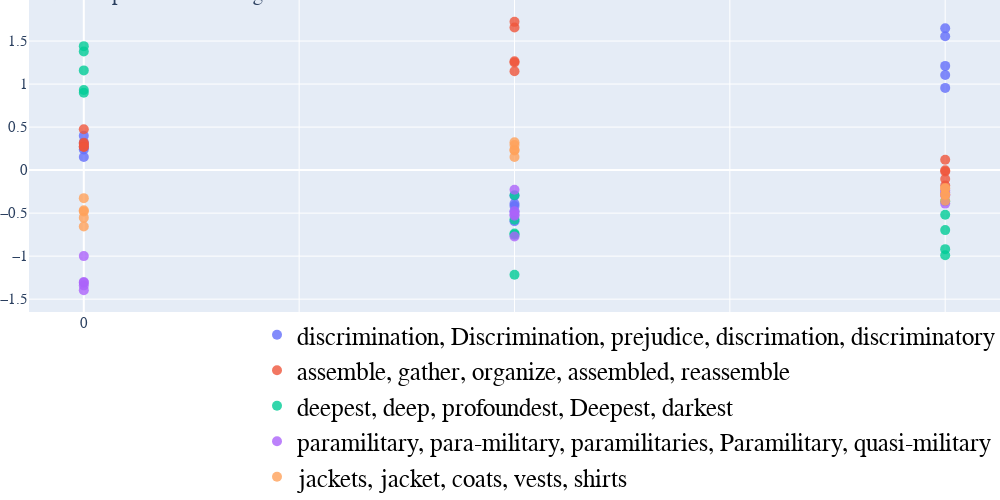
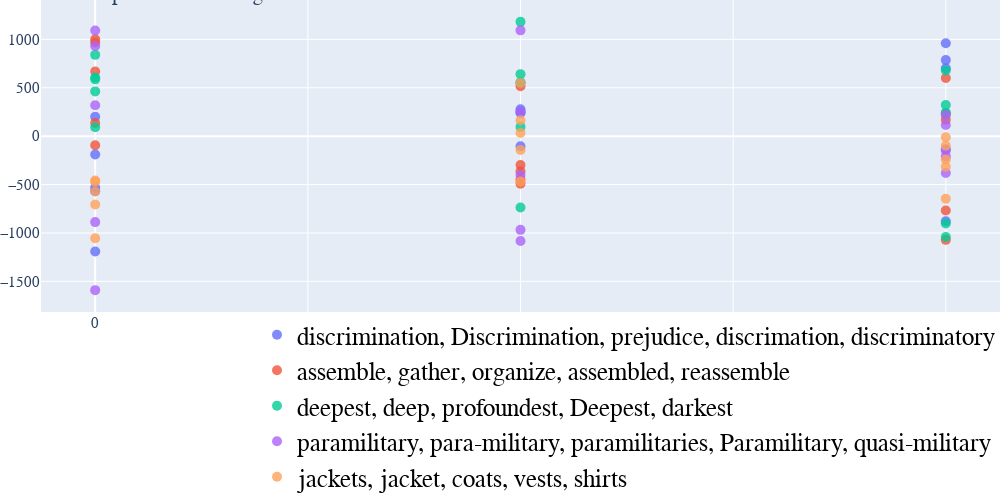
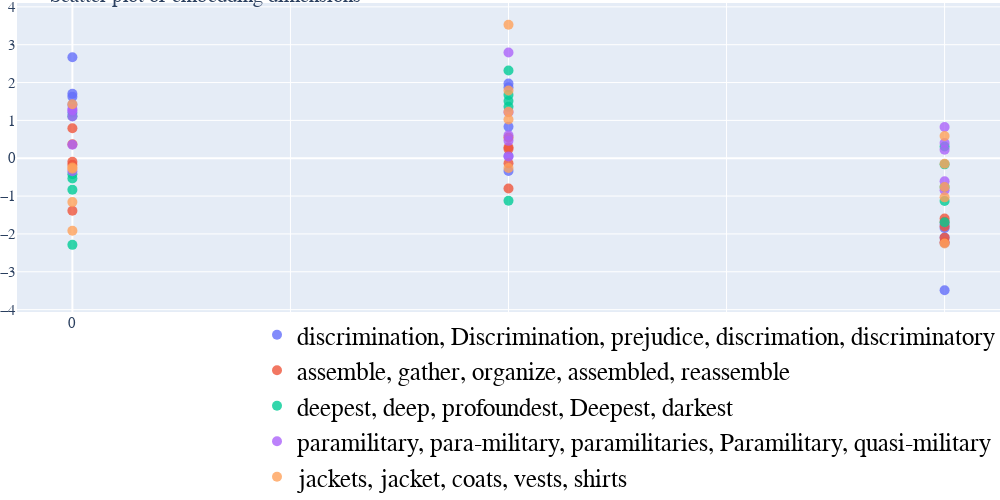
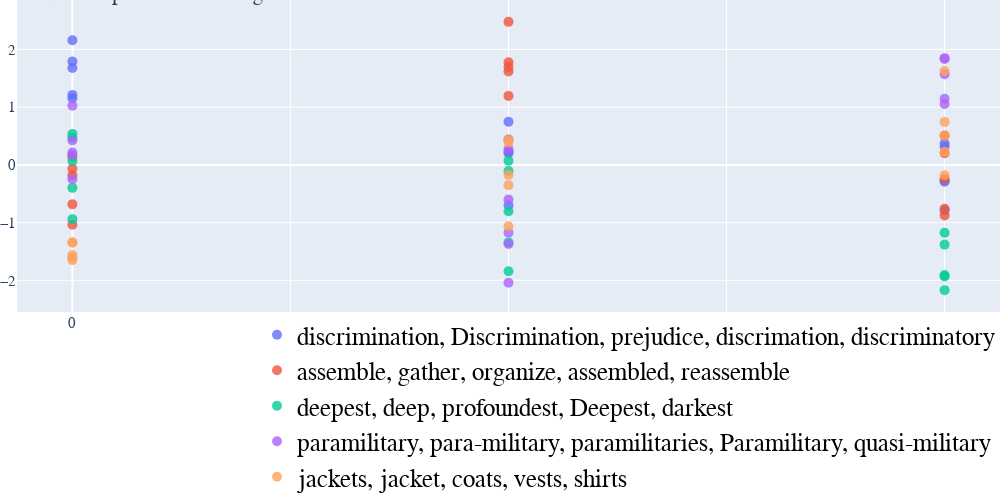

Source (notebook cell) for these figures, in order:
### Code cell
D = 3
experiment.PCA_reduce_dimensionality(D)
experiment.TSNE_reduce_dimensionality(D)
experiment.stream_hash_projection(D)
experiment.umap_projection(D)
experiment.mds_projection(D)

for method in ["PCA", "TSNE", "Streamhash", "MDS", "UMAP"]:
    print(method, D)
    visualize_embedding_dimensions(
        experiment.embeddings[method][D]
    )

### Figure 1 — Plotly figure (JSON) as saved in the notebook; plotly's stock layout.template omitted (floating-point values rounded to 4 significant figures)
{"data": [{"marker": {"color": 2, "opacity": 0.8, "size": 10}, "mode": "markers+text", "name": "discrimination, Discrimination, prejudice, discrimation, discriminatory", "textfont": {"size": 20}, "textposition": "top center", "type": "scatter", "x": [0, 0, 0, 0, 0, 1, 1, 1, 1, 1, 2, 2, 2, 2, 2], "y": [0.3163, 0.2684, 0.3983, 0.1517, 0.2397, -0.4848, -0.5933, -0.2973, -0.4175, -0.3904, 1.556, 1.65, 0.9559, 1.105, 1.212]}, {"marker": {"color": 2, "opacity": 0.8, "size": 10}, "mode": "markers+text", "name": "assemble, gather, organize, assembled, reassemble", "textfont": {"size": 20}, "textposition": "top center", "type": "scatter", "x": [0, 0, 0, 0, 0, 1, 1, 1, 1, 1, 2, 2, 2, 2, 2], "y": [0.3184, 0.4757, 0.2733, 0.3042, 0.2698, 1.658, 1.265, 1.252, 1.149, 1.723, -0.002926, -0.01633, 0.1197, -0.1032, -0.1792]}, {"marker": {"color": 2, "opacity": 0.8, "size": 10}, "mode": "markers+text", "name": "deepest, deep, profoundest, Deepest, darkest", "textfont": {"size": 20}, "textposition": "top center", "type": "scatter", "x": [0, 0, 0, 0, 0, 1, 1, 1, 1, 1, 2, 2, 2, 2, 2], "y": [1.441, 0.8995, 1.159, 1.379, 0.9308, -0.7359, -0.2931, -0.5757, -1.217, -0.7503, -0.9186, -0.3612, -0.5198, -0.9889, -0.6974]}, {"marker": {"color": 2, "opacity": 0.8, "size": 10}, "mode": "markers+text", "name": "paramilitary, para-military, paramilitaries, Paramilitary, quasi-military", "textfont": {"size": 20}, "textposition": "top center", "type": "scatter", "x": [0, 0, 0, 0, 0, 1, 1, 1, 1, 1, 2, 2, 2, 2, 2], "y": [-1.308, -1.341, -1.395, -1.3, -0.9995, -0.5307, -0.5162, -0.4793, -0.7724, -0.2279, -0.2913, -0.2859, -0.2613, -0.3891, -0.2339]}, {"marker": {"color": 2, "opacity": 0.8, "size": 10}, "mode": "markers+text", "name": "jackets, jacket, coats, vests, shirts", "textfont": {"size": 20}, "textposition": "top center", "type": "scatter", "x": [0, 0, 0, 0, 0, 1, 1, 1, 1, 1, 2, 2, 2, 2, 2], "y": [-0.5527, -0.3257, -0.4675, -0.6544, -0.4802, 0.2286, 0.2378, 0.3239, 0.2908, 0.1526, -0.3569, -0.2877, -0.2162, -0.282, -0.2071]}], "layout": {"autosize": false, "font": {"family": "Courier New", "size": 15}, "height": 500, "legend": {"font": {"color": "black", "family": "Courier New", "size": 25}, "orientation": "h", "x": 1, "xanchor": "right", "y": 0, "yanchor": "top"}, "margin": {"b": 0, "l": 0, "r": 0, "t": 0}, "showlegend": true, "title": {"text": "Scatter plot of embedding dimensions"}, "width": 1000}}

### Figure 2 — Plotly figure (JSON) as saved in the notebook; plotly's stock layout.template omitted (floating-point values rounded to 4 significant figures)
{"data": [{"marker": {"color": 2, "opacity": 0.8, "size": 10}, "mode": "markers+text", "name": "discrimination, Discrimination, prejudice, discrimation, discriminatory", "textfont": {"size": 20}, "textposition": "top center", "type": "scatter", "x": [0, 0, 0, 0, 0, 1, 1, 1, 1, 1, 2, 2, 2, 2, 2], "y": [-189.8, -531.9, 200.7, -569.4, -1192.0, 250.7, 551.1, 240.1, -104.8, 277.3, 702.0, 959.3, -134.3, 786.0, -879.6]}, {"marker": {"color": 2, "opacity": 0.8, "size": 10}, "mode": "markers+text", "name": "assemble, gather, organize, assembled, reassemble", "textfont": {"size": 20}, "textposition": "top center", "type": "scatter", "x": [0, 0, 0, 0, 0, 1, 1, 1, 1, 1, 2, 2, 2, 2, 2], "y": [-93.05, 667.5, 967.6, 135.8, 1000.0, 515.2, -491.5, -298.9, -361.7, -447.6, -1071.0, 600.5, 169.4, 232.8, -768.7]}, {"marker": {"color": 2, "opacity": 0.8, "size": 10}, "mode": "markers+text", "name": "deepest, deep, profoundest, Deepest, darkest", "textfont": {"size": 20}, "textposition": "top center", "type": "scatter", "x": [0, 0, 0, 0, 0, 1, 1, 1, 1, 1, 2, 2, 2, 2, 2], "y": [606.9, 462.5, 840.0, 587.0, 92.45, 640.7, 95.96, 555.7, 1181.0, -737.0, 243.0, -902.2, 679.5, 322.3, -1042.0]}, {"marker": {"color": 2, "opacity": 0.8, "size": 10}, "mode": "markers+text", "name": "paramilitary, para-military, paramilitaries, Paramilitary, quasi-military", "textfont": {"size": 20}, "textposition": "top center", "type": "scatter", "x": [0, 0, 0, 0, 0, 1, 1, 1, 1, 1, 2, 2, 2, 2, 2], "y": [1091.0, 320.2, -1591.0, 931.3, -887.8, 251.2, -967.8, -401.1, -1084.0, 1093.0, -381.1, -208.4, 217.6, -148.6, 116.1]}, {"marker": {"color": 2, "opacity": 0.8, "size": 10}, "mode": "markers+text", "name": "jackets, jacket, coats, vests, shirts", "textfont": {"size": 20}, "textposition": "top center", "type": "scatter", "x": [0, 0, 0, 0, 0, 1, 1, 1, 1, 1, 2, 2, 2, 2, 2], "y": [-571.4, -470.6, -458.7, -1054.0, -705.6, 33.85, -141.8, 550.4, 163.7, -469.1, -240.8, -646.3, -316.4, -12.0, -99.62]}], "layout": {"autosize": false, "font": {"family": "Courier New", "size": 15}, "height": 500, "legend": {"font": {"color": "black", "family": "Courier New", "size": 25}, "orientation": "h", "x": 1, "xanchor": "right", "y": 0, "yanchor": "top"}, "margin": {"b": 0, "l": 0, "r": 0, "t": 0}, "showlegend": true, "title": {"text": "Scatter plot of embedding dimensions"}, "width": 1000}}

### Figure 3 — Plotly figure (JSON) as saved in the notebook; plotly's stock layout.template omitted (floating-point values rounded to 4 significant figures)
{"data": [{"marker": {"color": 2, "opacity": 0.8, "size": 10}, "mode": "markers+text", "name": "discrimination, Discrimination, prejudice, discrimation, discriminatory", "textfont": {"size": 20}, "textposition": "top center", "type": "scatter", "x": [0, 0, 0, 0, 0, 1, 1, 1, 1, 1, 2, 2, 2, 2, 2], "y": [2.669, 1.623, 1.706, 1.416, 1.204, 1.975, 1.875, 0.8303, 0.0567, -0.3388, -2.096, -2.238, -1.845, -1.757, -3.489]}, {"marker": {"color": 2, "opacity": 0.8, "size": 10}, "mode": "markers+text", "name": "assemble, gather, organize, assembled, reassemble", "textfont": {"size": 20}, "textposition": "top center", "type": "scatter", "x": [0, 0, 0, 0, 0, 1, 1, 1, 1, 1, 2, 2, 2, 2, 2], "y": [-0.1704, -1.387, 0.3691, 0.7902, -0.0924, -0.1342, 0.2885, 0.2457, -0.7973, 0.5501, -2.223, -1.593, -1.676, -1.806, -2.098]}, {"marker": {"color": 2, "opacity": 0.8, "size": 10}, "mode": "markers+text", "name": "deepest, deep, profoundest, Deepest, darkest", "textfont": {"size": 20}, "textposition": "top center", "type": "scatter", "x": [0, 0, 0, 0, 0, 1, 1, 1, 1, 1, 2, 2, 2, 2, 2], "y": [-0.4243, -0.5341, 1.111, -2.289, -0.8306, 1.357, 1.511, -1.125, 2.316, 1.673, -0.7631, -0.1613, 0.3084, -1.693, -1.128]}, {"marker": {"color": 2, "opacity": 0.8, "size": 10}, "mode": "markers+text", "name": "paramilitary, para-military, paramilitaries, Paramilitary, quasi-military", "textfont": {"size": 20}, "textposition": "top center", "type": "scatter", "x": [0, 0, 0, 0, 0, 1, 1, 1, 1, 1, 2, 2, 2, 2, 2], "y": [0.3566, 1.303, 1.101, -0.3407, 1.261, 0.6085, 1.217, 2.795, 0.045, 0.4597, 0.227, 0.4026, -0.8476, 0.8234, -0.6107]}, {"marker": {"color": 2, "opacity": 0.8, "size": 10}, "mode": "markers+text", "name": "jackets, jacket, coats, vests, shirts", "textfont": {"size": 20}, "textposition": "top center", "type": "scatter", "x": [0, 0, 0, 0, 0, 1, 1, 1, 1, 1, 2, 2, 2, 2, 2], "y": [-1.159, -1.915, -0.2436, 1.428, -0.2785, 1.225, 1.79, -0.2592, 3.528, 1.023, -0.7584, -2.251, -1.034, 0.5892, -0.144]}], "layout": {"autosize": false, "font": {"family": "Courier New", "size": 15}, "height": 500, "legend": {"font": {"color": "black", "family": "Courier New", "size": 25}, "orientation": "h", "x": 1, "xanchor": "right", "y": 0, "yanchor": "top"}, "margin": {"b": 0, "l": 0, "r": 0, "t": 0}, "showlegend": true, "title": {"text": "Scatter plot of embedding dimensions"}, "width": 1000}}

### Figure 4 — Plotly figure (JSON) as saved in the notebook; plotly's stock layout.template omitted (floating-point values rounded to 4 significant figures)
{"data": [{"marker": {"color": 2, "opacity": 0.8, "size": 10}, "mode": "markers+text", "name": "discrimination, Discrimination, prejudice, discrimation, discriminatory", "textfont": {"size": 20}, "textposition": "top center", "type": "scatter", "x": [0, 0, 0, 0, 0, 1, 1, 1, 1, 1, 2, 2, 2, 2, 2], "y": [1.791, 2.162, 1.155, 1.213, 1.68, 0.2015, 0.7483, 0.4405, 0.2285, -0.6991, -0.2931, 0.3738, -0.7879, 0.3154, -0.2639]}, {"marker": {"color": 2, "opacity": 0.8, "size": 10}, "mode": "markers+text", "name": "assemble, gather, organize, assembled, reassemble", "textfont": {"size": 20}, "textposition": "top center", "type": "scatter", "x": [0, 0, 0, 0, 0, 1, 1, 1, 1, 1, 2, 2, 2, 2, 2], "y": [-0.6836, -0.06537, 0.14, -1.037, -0.1804, 1.779, 1.621, 1.698, 1.196, 2.479, -0.2418, -0.8746, 0.5107, -0.7586, 0.2024]}, {"marker": {"color": 2, "opacity": 0.8, "size": 10}, "mode": "markers+text", "name": "deepest, deep, profoundest, Deepest, darkest", "textfont": {"size": 20}, "textposition": "top center", "type": "scatter", "x": [0, 0, 0, 0, 0, 1, 1, 1, 1, 1, 2, 2, 2, 2, 2], "y": [0.06923, -0.3976, 0.5376, -0.9399, 0.4759, -0.8018, -0.107, 0.07232, -1.343, -1.843, -1.907, -1.381, -1.933, -2.17, -1.175]}, {"marker": {"color": 2, "opacity": 0.8, "size": 10}, "mode": "markers+text", "name": "paramilitary, para-military, paramilitaries, Paramilitary, quasi-military", "textfont": {"size": 20}, "textposition": "top center", "type": "scatter", "x": [0, 0, 0, 0, 0, 1, 1, 1, 1, 1, 2, 2, 2, 2, 2], "y": [0.1712, 0.2156, -0.2472, 1.024, 0.4233, -1.174, -0.6003, -2.042, -1.37, 0.273, 1.147, 1.836, 1.057, 1.573, 1.85]}, {"marker": {"color": 2, "opacity": 0.8, "size": 10}, "mode": "markers+text", "name": "jackets, jacket, coats, vests, shirts", "textfont": {"size": 20}, "textposition": "top center", "type": "scatter", "x": [0, 0, 0, 0, 0, 1, 1, 1, 1, 1, 2, 2, 2, 2, 2], "y": [-1.608, -1.65, -1.561, -1.349, -1.339, -0.3505, -0.1728, 0.3906, 0.4368, -1.062, 0.504, -0.179, 0.7454, 1.626, 0.2259]}], "layout": {"autosize": false, "font": {"family": "Courier New", "size": 15}, "height": 500, "legend": {"font": {"color": "black", "family": "Courier New", "size": 25}, "orientation": "h", "x": 1, "xanchor": "right", "y": 0, "yanchor": "top"}, "margin": {"b": 0, "l": 0, "r": 0, "t": 0}, "showlegend": true, "title": {"text": "Scatter plot of embedding dimensions"}, "width": 1000}}
